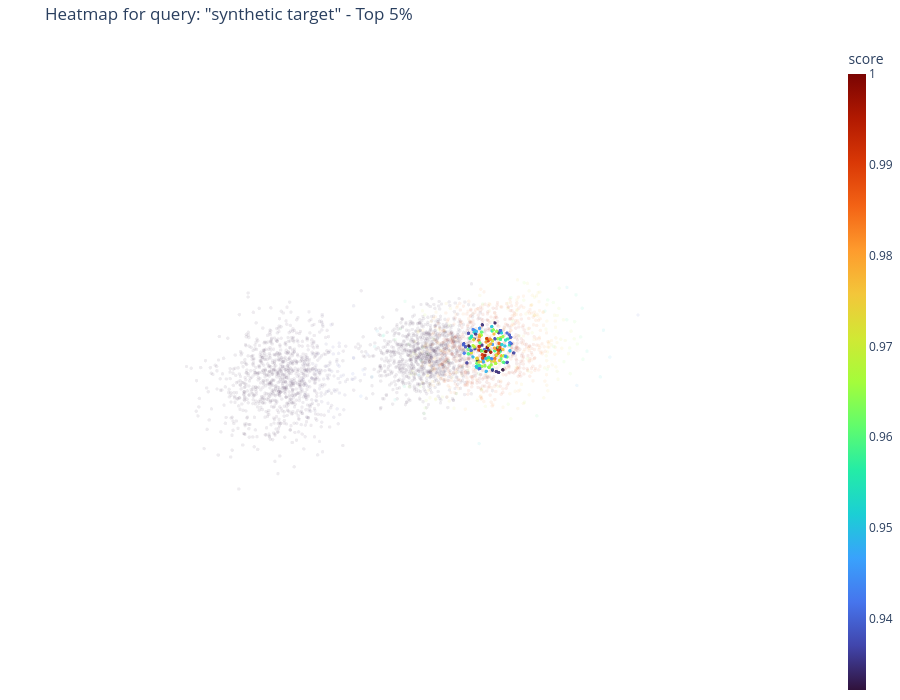

Notebook code cell kept with this figure:
### Markdown cell above
## 7. Heatmap with top-percent highlighting

Use this when the full heatmap is too dense or noisy.
The background points remain visible, but the strongest region is emphasized.

This is often more presentation-friendly than the fully dense heatmap.

### Code cell
fig_heatmap_top = plot_heatmap(
    points,
    scores=scores,
    query_text='synthetic target (top 5%)',
    title='Heatmap for query: "synthetic target" - Top 5%',
    top_percent=5.0,
)
fig_heatmap_top.show()

### Figure 1 — Plotly figure (JSON) as saved in the notebook; plotly's stock layout.template omitted (floating-point values rounded to 4 significant figures; data arrays with more than 128 entries replaced by an {"elided": "..."} marker saying what was removed)
{"data": [{"hovertemplate": "score=%{marker.color:.4f}<br>x=%{x:.3f}<br>y=%{y:.3f}<br>z=%{z:.3f}<extra></extra>", "marker": {"color": {"elided": "2850 float values"}, "colorscale": [[0, "#30123b"], [0.07143, "#4145ab"], [0.1429, "#4675ed"], [0.2143, "#39a2fc"], [0.2857, "#1bcfd4"], [0.3571, "#24eca6"], [0.4286, "#61fc6c"], [0.5, "#a4fc3b"], [0.5714, "#d1e834"], [0.6429, "#f3c63a"], [0.7143, "#fe9b2d"], [0.7857, "#f36315"], [0.8571, "#d93806"], [0.9286, "#b11901"], [1, "#7a0402"]], "opacity": 0.08, "showscale": false, "size": 2}, "mode": "markers", "name": "background", "showlegend": false, "type": "scatter3d", "x": {"elided": "2850 float values"}, "y": {"elided": "2850 float values"}, "z": {"elided": "2850 float values"}}, {"hovertemplate": "score=%{marker.color:.4f}<br>x=%{x:.3f}<br>y=%{y:.3f}<br>z=%{z:.3f}<extra></extra>", "marker": {"color": {"elided": "150 float values"}, "colorbar": {"thickness": 18, "title": {"text": "score"}}, "colorscale": [[0, "#30123b"], [0.07143, "#4145ab"], [0.1429, "#4675ed"], [0.2143, "#39a2fc"], [0.2857, "#1bcfd4"], [0.3571, "#24eca6"], [0.4286, "#61fc6c"], [0.5, "#a4fc3b"], [0.5714, "#d1e834"], [0.6429, "#f3c63a"], [0.7143, "#fe9b2d"], [0.7857, "#f36315"], [0.8571, "#d93806"], [0.9286, "#b11901"], [1, "#7a0402"]], "opacity": 0.9, "showscale": true, "size": 2}, "mode": "markers", "name": "top points", "showlegend": false, "type": "scatter3d", "x": {"elided": "150 float values"}, "y": {"elided": "150 float values"}, "z": {"elided": "150 float values"}}], "layout": {"height": 700, "margin": {"b": 0, "l": 0, "r": 0, "t": 40}, "scene": {"aspectmode": "data", "bgcolor": "white", "xaxis": {"visible": false}, "yaxis": {"visible": false}, "zaxis": {"visible": false}}, "title": {"text": "Heatmap for query: \"synthetic target\" - Top 5%"}, "width": 900}}
